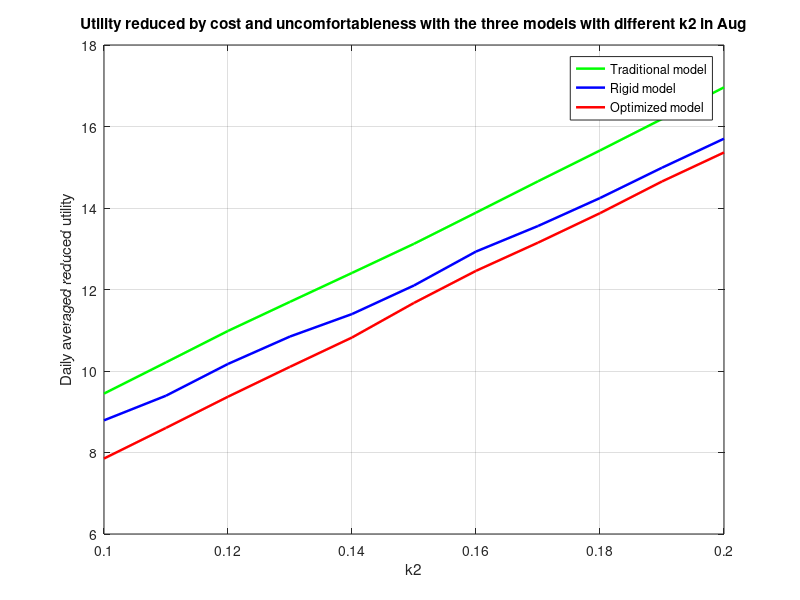

Recreate this plot in MATLAB.
k2 = [0.1 : 0.01 : 0.2];
%Aug
utility_trad = [9.445302161327328, 10.212118740121499, 10.98323544732111, 11.697400486067142, 12.406630248345405, 13.121692991818552, 13.88624937969346, 14.654975023082976, 15.411516730687778, 16.18439831824954, 16.960907096282124];
utility_rigid = [8.789305210800524, 9.393670842876357, 10.173290370093358, 10.846102919318898, 11.397450767140514, 12.098783191545323, 12.931256987044256, 13.558182136800562, 14.244395250920801, 14.988606612345643, 15.700968785271483];
utility_opti = [7.851655433041307, 8.604123835296958, 9.36930674161729, 10.102859640199135, 10.821915627781083, 11.671429132456588, 12.457609876333754, 13.14946871753565, 13.8729932511946, 14.651243131567476, 15.362589300590134];
total_utility_trad = sum(utility_trad) * 30;
total_utility_rigid = sum(utility_rigid) * 30;
total_utility_opti = sum(utility_opti) * 30;
'The total reduced utility of rigid model over traditional model: '
total_utility_rigid / total_utility_trad
'The total reduced utility of optimized model over traditional model: '
total_utility_opti / total_utility_trad
plot(k2, utility_trad, 'g', 'linewidth', 1.8);
grid on;
%axis([1,12,3,20]);
title('Utility reduced by cost and uncomfortableness with the three models with different k2 in Aug');
xlabel('k2');
ylabel('Daily averaged reduced utility');
hold on;
plot(k2, utility_rigid, 'b', 'linewidth', 1.8);
grid on;
plot(k2, utility_opti, 'r', 'linewidth', 1.8);
grid on;

legend('Traditional model', 'Rigid model', 'Optimized model');
